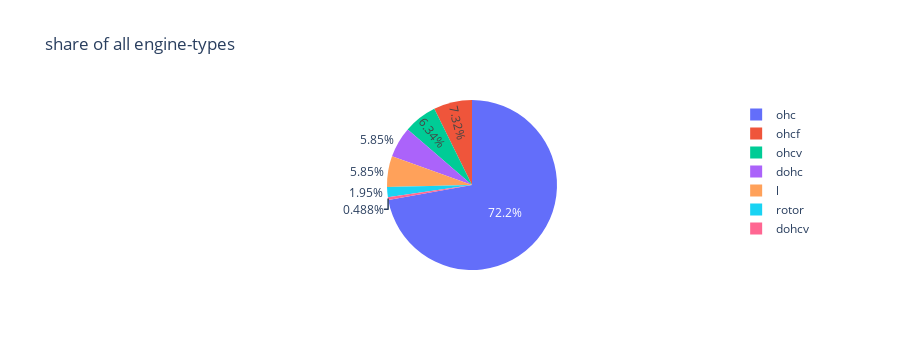

Write notebook code for a chart like this one.
### Code cell
fig = px.pie(auto_data,names = 'engine-type',title = "share of all engine-types",height=350)
fig.show()

### Figure 1 — Plotly figure (JSON) as saved in the notebook; plotly's stock layout.template omitted (floating-point values rounded to 4 significant figures; data arrays with more than 128 entries replaced by an {"elided": "..."} marker saying what was removed)
{"data": [{"domain": {"x": [0, 1], "y": [0, 1]}, "hovertemplate": "engine-type=%{label}<extra></extra>", "labels": {"elided": "205 str values"}, "legendgroup": "", "name": "", "showlegend": true, "type": "pie"}], "layout": {"height": 350, "legend": {"tracegroupgap": 0}, "title": {"text": "share of all engine-types"}}}
